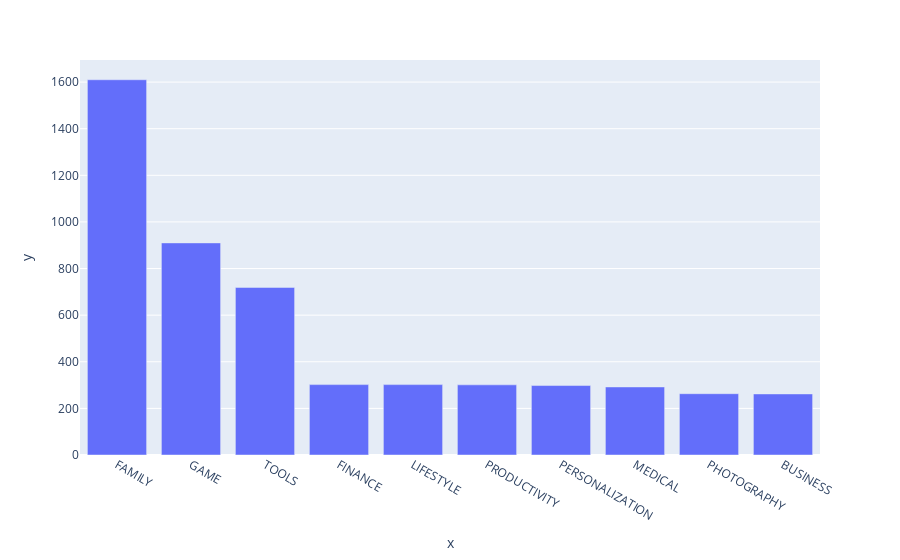

Here is the notebook cell this chart was saved with:
### Markdown cell above
### Vertical Bar Chart - Highest Competition (Number of Apps)

### Code cell
bar = px.bar(x=top10_cats.index,
             y=top10_cats.values)
bar.show()

### Figure 1 — Plotly figure (JSON) as saved in the notebook; plotly's stock layout.template omitted (floating-point values rounded to 4 significant figures)
{"data": [{"alignmentgroup": "True", "hovertemplate": "x=%{x}<br>y=%{y}<extra></extra>", "legendgroup": "", "marker": {"color": "#636efa", "pattern": {"shape": ""}}, "name": "", "offsetgroup": "", "orientation": "v", "showlegend": false, "textposition": "auto", "type": "bar", "x": ["FAMILY", "GAME", "TOOLS", "FINANCE", "LIFESTYLE", "PRODUCTIVITY", "PERSONALIZATION", "MEDICAL", "PHOTOGRAPHY", "BUSINESS"], "xaxis": "x", "y": [1610, 910, 719, 302, 302, 301, 298, 292, 263, 262], "yaxis": "y"}], "layout": {"barmode": "relative", "legend": {"tracegroupgap": 0}, "margin": {"t": 60}, "xaxis": {"anchor": "y", "domain": [0, 1], "title": {"text": "x"}}, "yaxis": {"anchor": "x", "domain": [0, 1], "title": {"text": "y"}}}}
